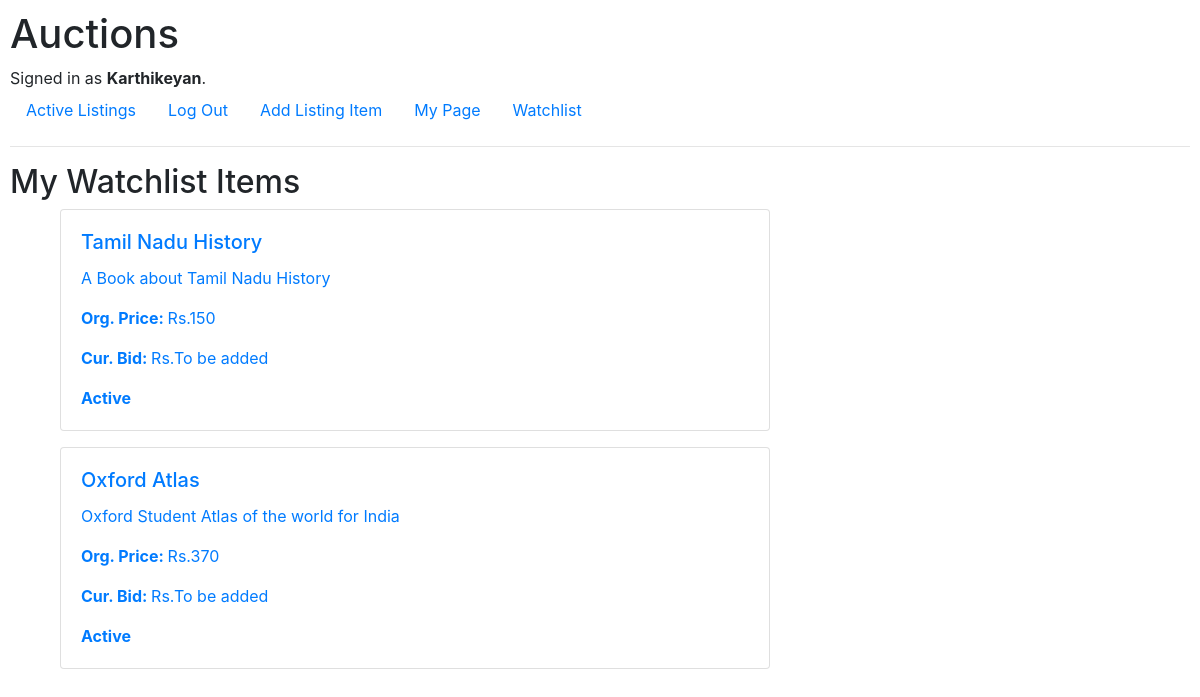
Page /watchlist (signed in) on the committed database.
### auctions/models.py (models this page shows, shortened)
class User(AbstractUser):
    pass

class listing(models.Model):
    title = models.CharField(max_length=20)
    description = models.CharField(max_length=64)
    price = models.IntegerField()
    category = models.ForeignKey(Category, blank=True, null=True, on_delete=models.CASCADE, related_name="item_type")
    image = models.ImageField(null=True, blank=True, upload_to='images/')
    posted_user = models.ForeignKey(User, related_name="posted_item", on_delete=models.CASCADE, null=True)
    isActive = models.BooleanField(default=True)
    watchlist = models.ManyToManyField(User, null=True, related_name="Watch_items", blank=True)

### auctions/views.py (the view)
# urls.py: path("watchlist", views.watch, name="watch"),
@login_required
def watch(request):
    u = request.user
    items = u.Watch_items.all()
    return render(request, "auctions/mywatchlist.html", {
        "items" : items,
        })

### auctions/templates/auctions/mywatchlist.html (shortened to what this page needs)
{% extends 'auctions/layout.html' %}
{% block body %}
<h2>My Watchlist Items</h2>
    {% for item in items %}
<ul class="list-unstyled">
    <li class="container">
        <a href="{% url 'list' item.title %}" method="post">
                <div class="col-md-8">
                    <div class="card">
                        <div class="card-body">
                            <h5 class="card-title">{{item.title}}</h5>
                            <p class="card-text">{{item.description}}</p>
                            <p class="card-text"><strong>Org. Price: </strong>Rs.{{item.price}}</p>
                            <p class="card-text"><strong>Cur. Bid: </strong>Rs.To be added</p>
                            <p class="card-text">
                                {% if item.isActive == True %}
                                <strong>Active</strong>
                                {%else%}
                                <strong>Sold</strong>
                                {%endif%}
                            </p>
                        </div>
                    </div>
                </div>
        </a>
    </li>
</ul>
    {% empty %}
<h4> No items </h4>
    {% endfor %}
{% endblock %}

### auctions/templates/auctions/layout.html (shortened to what this page needs)
{% load static %}
<!DOCTYPE html>
<html lang="en">
    <head>
        <link rel="stylesheet" href="https://stackpath.bootstrapcdn.com/bootstrap/4.4.1/css/bootstrap.min.css">
        <link href="{% static 'auctions/styles.css' %}" rel="stylesheet">
    </head>
    <body>
        <h1>Auctions</h1>
        <div>
            {% if user.is_authenticated %}
                Signed in as <strong>{{ user.username }}</strong>.
            {% else %}
                Not signed in.
            {% endif %}
        </div>
        <ul class="nav">
            <li class="nav-item">
                <a class="nav-link" href="{% url 'index' %}">Active Listings</a>
            </li>
            {% if user.is_authenticated %}
                <li class="nav-item">
                    <a class="nav-link" href="{% url 'logout' %}">Log Out</a>
                </li>
                <li class="nav-item">
                    <a class="nav-link" href="{% url 'new' %}">Add Listing Item</a>
                </li>
                <li class="nav-item">
                    <a class="nav-link" href="{% url 'mypage' %}">My Page</a>
                </li>
                <li class="nav-item">
                    <a class="nav-link" href="{% url 'watch' %}">Watchlist</a>
                </li>
            {% endif %}
        </ul>
        <hr>
        {% block body %}
        {% endblock %}
    </body>
</html>

### auctions/static/auctions/styles.css (style rules this page uses)
body { padding: 10px; }

### rows in the picture
User: username "Karthikeyan"
listing: title "Tamil Nadu History", description "A Book about Tamil Nadu History", price "150", isActive "Active"
listing: title "Oxford Atlas", description "Oxford Student Atlas of the world for India", price "370", isActive "Active"
